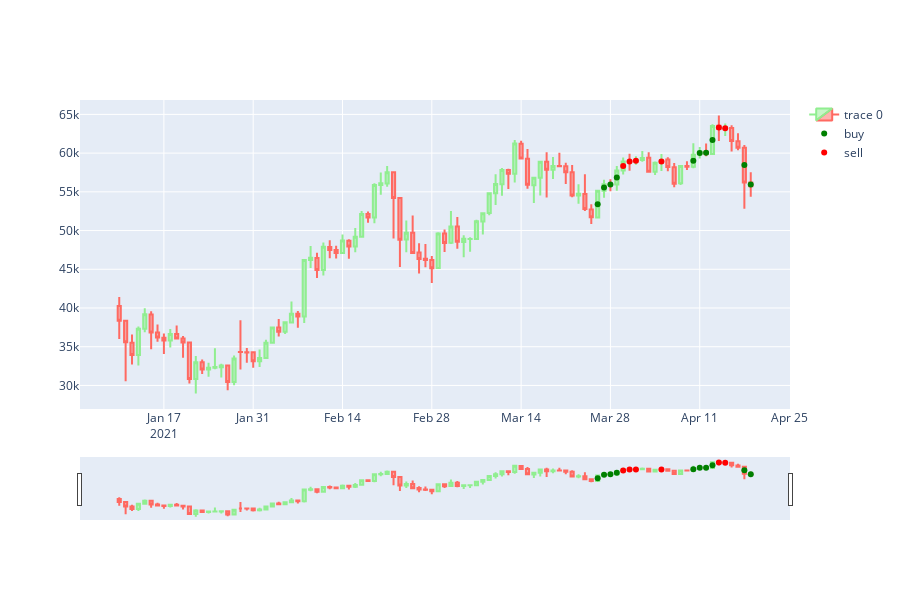

Source (notebook cell):
### Code cell
experiment_num = 1
RESULTS_PATH = f'Results/WindowSize/{model_kind}/'

import os
if not os.path.exists(RESULTS_PATH):
    os.mkdir(RESULTS_PATH)

while os.path.exists(f'{RESULTS_PATH}{DATASET_NAME};{model_kind};actions({experiment_num}).svg'):
    experiment_num += 1

fig_file = f'{RESULTS_PATH}{DATASET_NAME};{model_kind};actions({experiment_num}).svg'

scope = PlotlyScope()

df1 = data_loader.data_test_with_date[begin:end]
actionlist = list(data_test.data[data_test.action_name][begin:end])
df1[data_test.action_name] = actionlist

buy = df1.copy()
sell = df1.copy()
none = df1.copy()

# buy['action'] = [(c + o)/2 if a == 0 else None for a, o, c in zip(df2.action, df1.open, df1.close)]
# sell['action'] = [(c + o)/2 if a == 2 else None for a, o, c in zip(df2.action, df1.open, df1.close)]
# none['action'] = [(c + o)/2 if a == 1 else None for a, o, c in zip(df2.action, df1.open, df1.close)]

buy['action'] = [(c + o)/2 if a == 'buy' else None for a, o, c in zip(df1[data_test.action_name], df1.open, df1.close)]
sell['action'] = [(c + o)/2 if a == 'sell' else None for a, o, c in zip(df1[data_test.action_name], df1.open, df1.close)]
none['action'] = [(c + o)/2 if a == 'None' else None for a, o, c in zip(df1[data_test.action_name], df1.open, df1.close)]


data=[go.Candlestick(x=df1.index,
                open=df1['open'],
                high=df1['high'],
                low=df1['low'],
                close=df1['close'], increasing_line_color= 'lightgreen', decreasing_line_color= '#ff6961'),
     go.Scatter(x=df1.index, y=buy.action, mode = 'markers', 
                marker=dict(color='green', colorscale='Viridis'), name="buy"),
     go.Scatter(x=df1.index, y=sell.action, mode = 'markers', 
                marker=dict(color='red', colorscale='Viridis'), name="sell")]

layout = go.Layout(
    autosize=False,
    width=900,
    height=600)


figSignal = go.Figure(data=data, layout=layout)
figSignal.show()
# with open(fig_file, "wb") as f:
#     f.write(scope.transform(figSignal, format="svg"))
